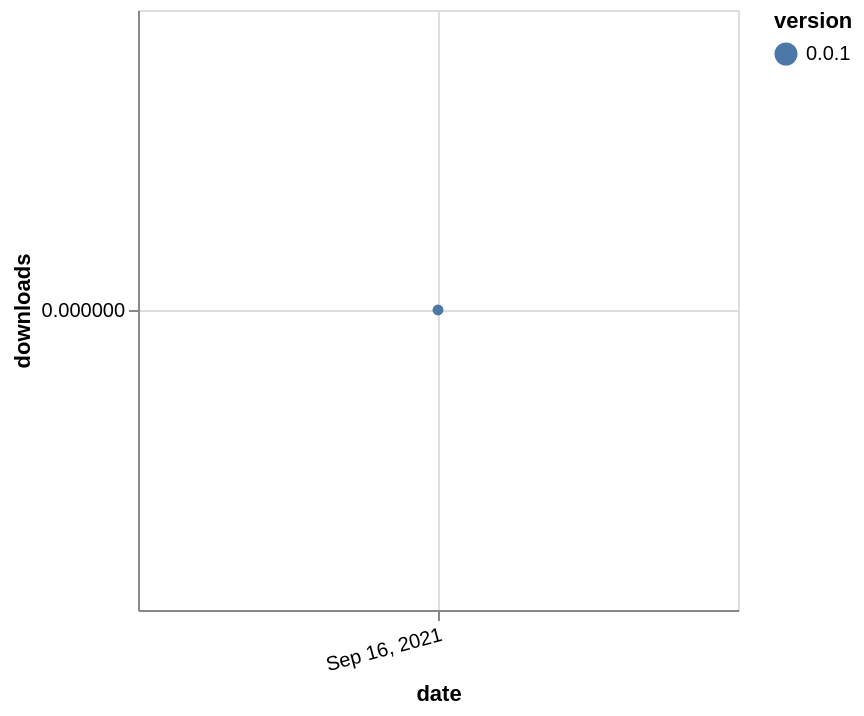

Here is the Vega-Lite specification saved for this chart:
### Vega-Lite specification from a JSON file in a GitHub repository (floating-point values rounded to 4 significant figures)
{"$schema": "https://vega.github.io/schema/vega-lite/v5.json", "description": "A simple bar chart with embedded data.", "data": {"values": [{"date": "2021-09-16", "total": 19, "delta": 0, "version": "0.0.1"}]}, "width": "container", "mark": {"type": "line", "point": {"filled": true}}, "encoding": {"x": {"field": "date", "type": "temporal", "timeUnit": "yearmonthdate", "title": "date", "axis": {"labelAngle": -15}}, "y": {"field": "delta", "type": "quantitative", "title": "downloads"}, "color": {"field": "version", "type": "nominal"}, "tooltip": {"field": "delta"}}}
